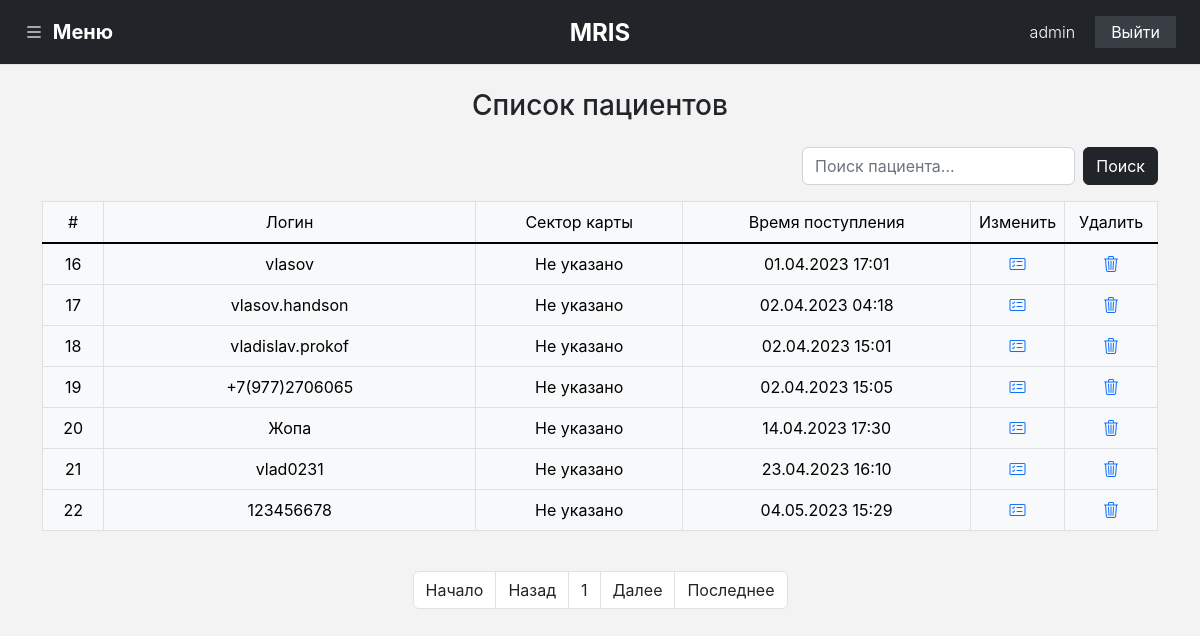
Page /registrar/list_patients.php (signed in) on the committed database.
### tables this page shows
CREATE TABLE `users` (
  `id` int UNSIGNED NOT NULL,
  `password` varchar(255) NOT NULL,
  `login` varchar(100) NOT NULL,
  `status` varchar(255) DEFAULT '0',
  `admin` varchar(1) NOT NULL DEFAULT '0'
);

CREATE TABLE `patients` (
  `id` int UNSIGNED NOT NULL,
  `password` varchar(255) DEFAULT NULL,
  `login` varchar(20) DEFAULT NULL,
  `sector_card` varchar(255) DEFAULT 'Не указано',
  `date` datetime NOT NULL DEFAULT CURRENT_TIMESTAMP
);

### registrar/list_patients.php (the view, shortened to what this page needs)
<?php
    if(!isset($_SESSION['user_registr'])){
        header('Location: users/login.php');
        exit;
    } else {
include '../assets/inc/db.php';
$search_find = $_GET['search'];
include '../assets/modul/head.php';
?>
<div class="container-fluid">
	<div class="row">
			<?php include '../assets/modul/header.php'; ?>
	    <div class="col-12 p-0">
	    	<div class="container mt-3 text-center">
                <h3 class="my-4">Список пациентов</h3>
		    	<form action="<?= $_SERVER['SCRIPT_NAME'] ?>">
		    		<div class="row justify-content-end mb-3">
		    			<div class="col-8 p-2">
		    			</div>
		    			<div class="d-flex col-xl-4 col-12 flex-row gap-2">
			    			<input type="text" name="search" value="<?php echo $search_find; ?>" class="form-control" placeholder="Поиск пациента...">
		    				<button class="btn btn-dark" type="submit">Поиск</button>
		    			</div>
	    			</div>
		    	</form>
		<div style="overflow-x: auto;white-space: nowrap;">
 		    <table class="table table-light table-bordered table-hover text-center"  border="1">
	  				<thead>
					    <tr>
					      	<td class="p-2">#</td>
					      	<td class="p-2 col-4">Логин</td>
					      	<td class="p-2">Сектор карты</td>
					      	<td class="p-2">Время поступления</td>
					      	<td class="p-2 col-1">Изменить</td>
					      	<td class="p-2 col-1">Удалить</td>
					    </tr>
					</thead>
				<tbody class="table-group-divider">
<?php
include '../assets/inc/function/search_patients.php';
if ($search_find) {
	countPeople($result);
} else{?>
<?php
if (isset($_GET['page'])) {
    $page = $_GET['page'];
} else {
    $page = 1;
}
$size_page = 10;
$offset = ($page-1) * $size_page;
$pages_sql = "SELECT COUNT(*) FROM `patients`";
$result = mysqli_query($link, $pages_sql);
$total_rows = mysqli_fetch_array($result)[0];
$total_pages = ceil($total_rows / $size_page);
$sql = "SELECT * FROM `patients` LIMIT $offset, $size_page";
$res_data = mysqli_query($link, $sql);
while($row = mysqli_fetch_array($res_data)){?>
			<tr>
		      	<td class="p-2"><?php echo ''.$row['id'].'' ?></td>
		      	<td class="p-2"><?php echo ''.$row['login'].'' ?></td>
		      	<td class="p-2"><?php echo ''.$row['sector_card'].'' ?></td>
		      	<td class="p-2"><?php echo date("d.m.Y H:i",strtotime($row['date'])) ?></td>
		      	<td class="p-2"><a href="setting?patients=<?php echo ''.$row['id'].'' ?>"><i class="bi bi-card-checklist"></i></a></td>
		      	<td class="p-2"><a href="?del_id=<?php echo ''.$row['id'].'' ?>"><i class="bi bi-trash3"></i></a></td>
			</tr>
<?php } ?>
		</tbody>
	</table>
</div>
<nav class="mt-4">
    <ul class="pagination pagination-xl justify-content-center">
    <li class="page-item d-md-block d-none"><a href="?page=1" class="page-link text-dark border">Начало</a></li>
    <li class="<?php if($page <= 1){ echo 'disabled'; } ?> page-item">
        <a href="<?php if($page <= 1){ echo '#'; } else { echo "?page=".($page - 1); } ?>" class="page-link text-dark border">Назад</a>
    </li>
    <li class="page-item">
    		<a href="" class="disabled page-link text-dark border"><?php echo $page ?></a>
    </li>
    <li class="<?php if($page >= $total_pages){ echo 'disabled'; } ?> page-item">
        <a href="<?php if($page >= $total_pages){ echo '#'; } else { echo "?page=".($page + 1); } ?>" class="page-link text-dark border">Далее</a>
    </li>
    <li class="page-item d-md-block d-none"><a href="?page=<?php echo $total_pages; ?>" class="page-link text-dark border">Последнее</a></li>
</ul>
</nav>
<?php } ?>
		    </div>
	    </div>
	</div>
</div>
</main>
<?php } ?>
</body>
</html>

### assets/modul/header.php (shortened to what this page needs)
<?php
include($_SERVER['DOCUMENT_ROOT'] . "/assets/inc/db.php");
$sql = "SELECT * FROM `users` WHERE `id` = ".$_SESSION['user_registr']."";
$res_data = mysqli_query($link, $sql);
while($row = mysqli_fetch_array($res_data)){
$login = $row['login'];
}
?>
<header class="container-fluid p-0 bg-white position-relative">
	<div class="d-flex flex-wrap align-items-center justify-content-between justify-content-lg-between border-bottom px-4 py-3 bg-dark">
<a class="text-white fs-5 fw-bold" data-bs-toggle="offcanvas" href="#offcanvasWithBothOptions" role="button" aria-controls="offcanvasExample">
	<i class="bi bi-list me-1"></i> <span class="d-md-inline-block d-none">Меню</span>
</a>
<a href="/" class="d-flex align-items-center col-auto text-dark text-decoration-none position-absolute top-50 start-50 translate-middle">
	<span class="fs-4 fw-bold text-white title-intro d-md-inline-block d-none">MRIS</span>
</a>
<ul class="nav col-auto">
	<li><p class="mb-0 fw-light text-white p-1 me-3"><?php echo $login; ?></li>
	<li><a href="/registrar/users/clear.php" class="nav-link py-1 text-white link-white" style="background: #383e44;">Выйти</i></a></li>
</ul>
	</div>
</header>

### assets/css/style.css (style rules this page uses)
* { padding: 0; margin: 0; font-family: 'IBM Plex Sans'; font-family: 'Inter'; }
body, html { background: #F3F3F3; background-image: url("../image/site/fon-site.svg"); background-position: left bottom; background-size: cover; background-repeat: no-repeat; }
a { color: #8d8176; text-decoration: none !important; border: none !important; }
li { list-style-type: none; }
ul { margin-left: 0; padding-left: 0; }

### rows in the picture
users: login "admin"
patients: id "16", login "vlasov", sector_card "Не указано", date "01.04.2023 17:01"
patients: id "17", login "vlasov.handson", sector_card "Не указано", date "02.04.2023 04:18"
patients: id "18", login "vladislav.prokof", sector_card "Не указано", date "02.04.2023 15:01"
patients: id "19", login "+7(977)2706065", sector_card "Не указано", date "02.04.2023 15:05"
patients: id "20", login "Жопа", sector_card "Не указано", date "14.04.2023 17:30"
patients: id "21", login "vlad0231", sector_card "Не указано", date "23.04.2023 16:10"
patients: id "22", login "123456678", sector_card "Не указано", date "04.05.2023 15:29"

### other values in the picture
$page "1"
